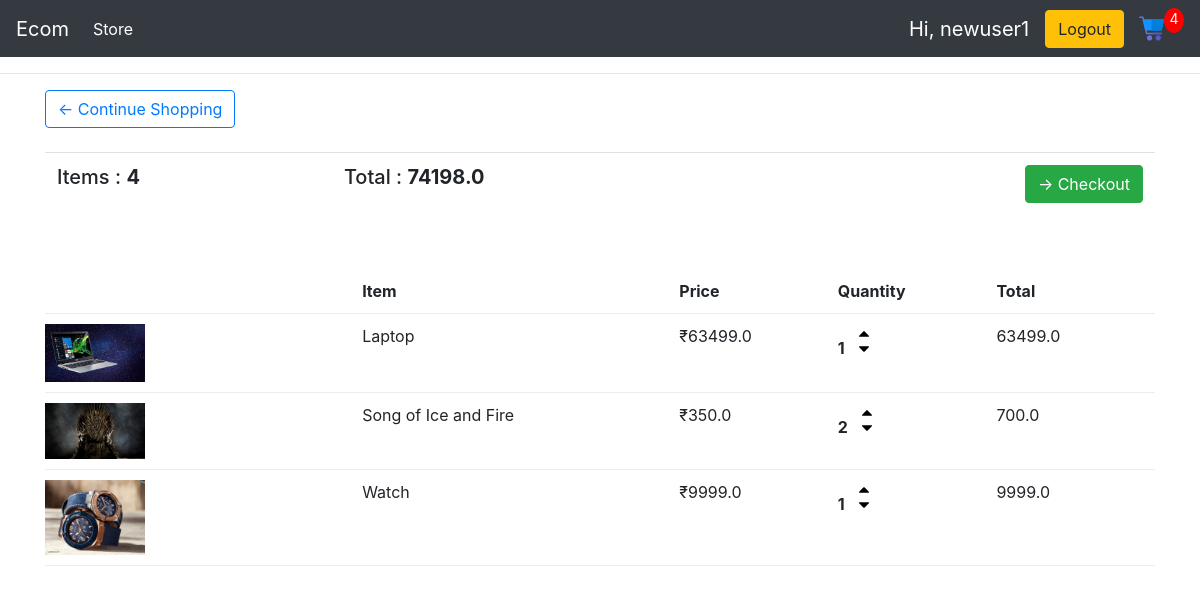
/cart/ (signed in), run on the app's committed database.
### store/models.py (models this page shows, shortened)
class Order(models.Model):
    customer=models.ForeignKey(Customer,on_delete=models.SET_NULL,null=True,blank=True)
    date_ordered=models.DateTimeField(auto_now_add=True)
    complete=models.BooleanField()
    transaction_id=models.CharField(max_length=200,null=True)
    @property
    def get_cart_total(self):
        orderitems=self.orderitem_set.all()
        total=sum([item.get_total for item in orderitems])
        return total
    @property
    def get_cart_items(self):
        orderitems=self.orderitem_set.all()
        total=sum([item.quantity for item in orderitems])
        return total

class OrderItem(models.Model):
    product=models.ForeignKey(Product,on_delete=models.SET_NULL,null=True,blank=True)
    order=models.ForeignKey(Order,on_delete=models.SET_NULL,null=True,blank=True)
    quantity=models.IntegerField(default=0,null=True,blank=True)
    date_added=models.DateTimeField(auto_now_add=True)
    @property
    def get_total(self):
        total=self.product.price * self.quantity
        return total

class Product(models.Model):
    name = models.CharField(max_length=100,null=True)
    price= models.FloatField()
    digital=models.BooleanField(default=False,null=True,blank=True)
    image=models.ImageField(null=True,blank=True)
    @property
    def imageURL(self):
        try:
            url=self.image.url
        except:
            url=''
        return url

### store/views.py (the view)
# urls.py: path('cart/',views.cart,name="cart"),
def cart(request):
    data=cartData(request)
    cartItems=data['cartItems']
    order=data['order']
    items=data['items']
    context={'items':items,'order':order,'cartItems':cartItems}
    return render(request, 'store/cart.html', context)

### store/utils.py (called while the page is built)
def cartData(request):
    if request.user.is_authenticated:
        customer = request.user.customer
        order, created = Order.objects.get_or_create(customer=customer,complete=False)
        items=order.orderitem_set.all()
        cartItems = order.get_cart_items
    else:
        coockiData=cookieCart(request)
        cartItems=coockiData['cartItems']
        order=coockiData['order']
        items=coockiData['items']
    return {'cartItems':cartItems,'order':order,'items':items}

### store/templates/store/cart.html
{% extends  'store/main.html' %}
{% load static %}
{% block content %}
<div class="row">
    <div class="col-lg-12">
        <a class="btn btn-outline-primary" href="{% url 'store' %}">&#8592;  Continue Shopping  </a>
        <br>
        <br>
        <table class="table">
            <tr>
            <th><h5>Items : <strong>{{order.get_cart_items}}</strong></h5></th>
            <th><h5>Total : <strong>{{order.get_cart_total}}</strong></h5></th>
            <th><a style="float: right;" class="btn btn-success" href="{% url 'checkout' %}"> &#x2192; Checkout  </a></th>
            </tr>
        </table>
        <br>
        <br>
        <div class="cart-row">
            <div style="flex: 2;"></div>
            <div style="flex: 2;"><strong>Item</strong></div>
            <div style="flex: 1;"><strong>Price</strong></div>
            <div style="flex: 1;"><strong>Quantity</strong></div>
            <div style="flex: 1;"><strong>Total</strong></div>
        </div>
        {% for item in items %}
        <div class="cart-row">
            <div style="flex: 2;"><img class="row-image" src="{{item.product.imageURL}}"></div>
            <div style="flex: 2;">{{item.product.name}}</div>
            <div style="flex: 1;">₹{{item.product.price}}</div>
            <div style="flex: 1;">
                <p class="quantity">{{item.quantity}}</p>
                <div class="quantity">
                    <img data-product={{item.product.id}} data-action='add' class="chg-quantity update-cart" src="{% static 'images/arrow-up.svg' %}">
                    <img data-product={{item.product.id}} data-action='remove' class="chg-quantity update-cart" src="{% static 'images/arrow-down.svg' %}">
                </div>
            </div>
            <div style="flex: 1;">{{item.get_total}}</div>
        </div>
        {% endfor %}
    </div>
</div>
{% endblock content %}

### store/templates/store/main.html (shortened to what this page needs)
{% load static %}
<html lang="en">
<head>
    <link rel="stylesheet" href="https://stackpath.bootstrapcdn.com/bootstrap/4.5.2/css/bootstrap.min.css">
    <link rel="stylesheet" type="text/css" href="{% static 'css/main.css' %}">
 </head>
<body>
    <nav class="navbar navbar-expand-lg navbar-dark bg-dark">
        <a class="navbar-brand" href="{% url 'store' %}">Ecom</a>
        <div class="collapse navbar-collapse" id="navbarSupportedContent">
          <ul class="navbar-nav mr-auto">
            <li class="nav-item active">
              <a class="nav-link" href="{% url 'store' %}">Store <span class="sr-only">(current)</span></a>
            </li>
          </ul>
          <div class="form-inline my-2 my-lg-0">
          {% if user.is_authenticated %}
          <a class="navbar-brand" >Hi, {{user.username}}</a>
          <a href="{% url 'UserLogout' %}" class="btn btn-warning" >Logout</a>
          <a href="{% url 'cart' %}">
              <img id='cart-icon' src="{% static 'images/cart.svg' %}">
          </a>
              <p id='cart-total'>{{cartItems}}</p>
          {% endif %}
          </div>
        </div>
      </nav>
<hr>
<div class="container">
{% block content %}
{% endblock content %}
</div>
</body>
</html>

### static/css/main.css (style rules this page uses)
#cart-icon { width:25px; display: inline-block; margin-left: 15px; }
#cart-total { display: block; text-align: center; color:#fff; background-color: red; width: 20px; height: 25px; border-radius: 50%; font-size: 14px; }
.cart-row { display: flex; align-items: stretch; padding-bottom: 10px; margin-bottom: 10px; border-bottom: 1px solid #ececec; }
.row-image { width: 100px; }
.quantity { display: inline-block; font-weight: 700; padding-right:10px; }
.chg-quantity { width: 10px; cursor: pointer; display: block; margin-top: 5px; transition:.1s; }

### data on the page
Order: get_cart_items "4", get_cart_total "74198.0"
OrderItem: product.imageURL (picture), product.name "Laptop", product.price "63499.0", quantity "1", get_total "63499.0"
OrderItem: product.imageURL (picture), product.name "Song of Ice and Fire", product.price "350.0", quantity "2", get_total "700.0"
OrderItem: product.imageURL (picture), product.name "Watch", product.price "9999.0", quantity "1", get_total "9999.0"

### other printed values
{{ user.username }} "newuser1"
{{ cartItems }} "4"
